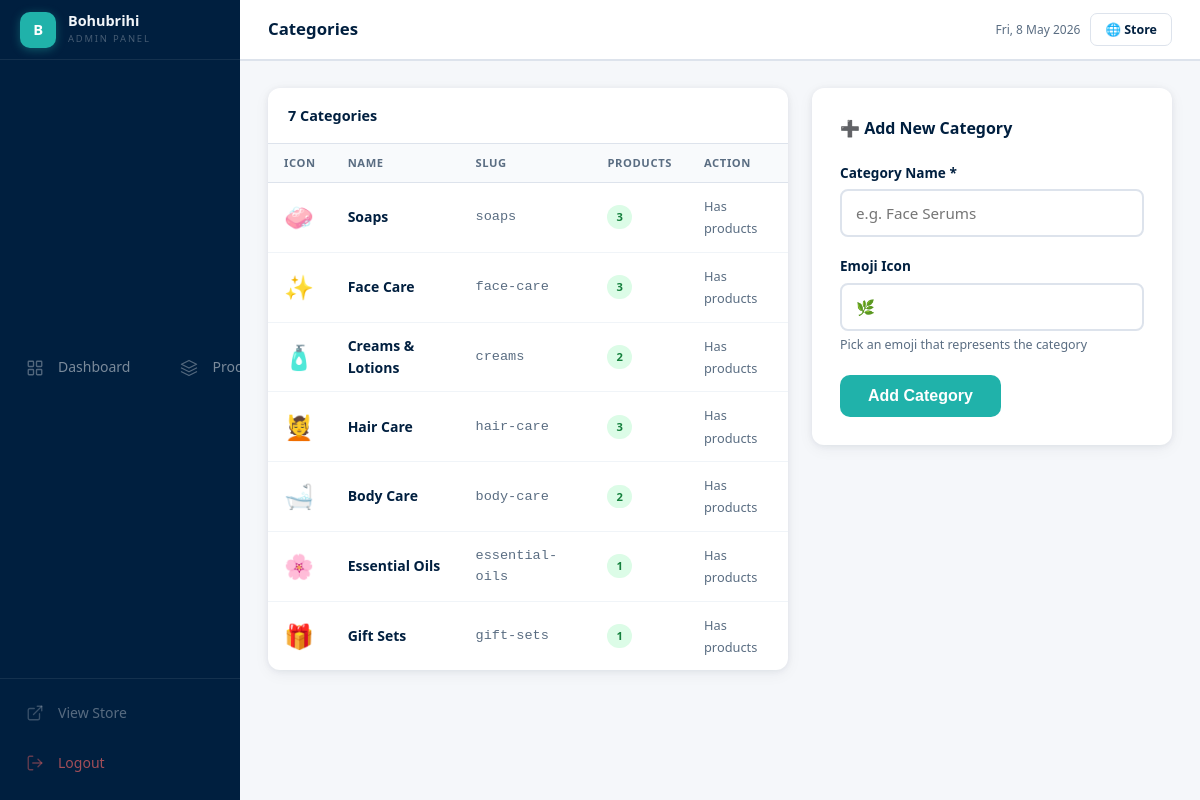
The app's page /admin/categories (signed in) with its own data.
### app.py (models this page shows)
class Category(db.Model):
    id = db.Column(db.Integer, primary_key=True)
    name = db.Column(db.String(100), nullable=False, unique=True)
    slug = db.Column(db.String(100), nullable=False, unique=True)
    icon = db.Column(db.String(10), default='🌿')
    sort_order = db.Column(db.Integer, default=0)
    products = db.relationship('Product', backref='category', lazy=True)

### app.py (the view)
@app.route('/admin/categories')
@admin_required
def admin_categories():
    categories = Category.query.order_by(Category.sort_order).all()
    return render_template('admin/categories.html', categories=categories)

### app.py (called while the page is built)
def admin_required(f):
    from functools import wraps
    @wraps(f)
    def decorated(*args, **kwargs):
        if not session.get('admin_logged_in'):
            return redirect(url_for('admin_login'))
        return f(*args, **kwargs)
    return decorated

### templates/admin/categories.html (shortened to what this page needs)
{% extends 'admin/base.html' %}
{% block page_title %}Categories{% endblock %}
{% block content %}
<div style="display:grid; grid-template-columns:1fr 360px; gap:24px; align-items:start;">
  <div class="admin-table-wrap">
    <div class="admin-table-header">
      <h3>{{ categories|length }} Categories</h3>
    </div>
    <table>
      <thead>
        <tr>
          <th>Icon</th>
          <th>Name</th>
          <th>Slug</th>
          <th>Products</th>
          <th>Action</th>
        </tr>
      </thead>
      <tbody>
        {% for cat in categories %}
        <tr>
          <td style="font-size:1.5rem;">{{ cat.icon }}</td>
          <td style="font-weight:700; color:var(--navy);">{{ cat.name }}</td>
          <td style="color:var(--muted); font-size:.85rem; font-family:monospace;">{{ cat.slug }}</td>
          <td>
            <span class="badge {% if cat.products|length > 0 %}badge-green{% else %}badge-yellow{% endif %}">
              {{ cat.products|length }}
            </span>
          </td>
          <td>
            {% if cat.products|length == 0 %}
            <form method="POST" action="{{ url_for('admin_delete_category', cid=cat.id) }}"
                  onsubmit="return confirm('Delete category {{ cat.name }}?')">
              <button type="submit" class="btn-sm btn-red">🗑 Delete</button>
            </form>
            {% else %}
            <span style="color:var(--muted); font-size:.8rem;">Has products</span>
            {% endif %}
          </td>
        </tr>
        {% endfor %}
      </tbody>
    </table>
  </div>
  <div style="background:#fff; border-radius:var(--radius); box-shadow:var(--shadow); padding:28px;">
    <h3 style="font-size:1rem; font-weight:700; color:var(--navy); margin-bottom:20px;">➕ Add New Category</h3>
    <form method="POST" action="{{ url_for('admin_add_category') }}">
      <div class="form-group">
        <label>Category Name *</label>
        <input type="text" name="name" required placeholder="e.g. Face Serums">
      </div>
      <div class="form-group">
        <label>Emoji Icon</label>
        <input type="text" name="icon" placeholder="🌿" maxlength="4" value="🌿">
        <small style="color:var(--muted); font-size:.78rem;">Pick an emoji that represents the category</small>
      </div>
      <button type="submit" class="btn btn-teal">Add Category</button>
    </form>
  </div>
</div>
{% endblock %}

### static/css/style.css (style rules this page uses)
:root { --teal: #20B2AA; --teal-dark: #1a9e96; --teal-dim: rgba(32,178,170,.12); --navy: #001F3F; --navy-mid: #0a3460; --lime: #ADFF2F; --lime-dark: #8fd400; --amber: #f59e0b; --red: #ef4444; --purple: #7c3aed; --pink: #ec4899; --bg: #f0f4f8; --card: #ffffff; --border: #dde3ec; --text: #0f1f2e; --muted: #5a6d82; --radius: 12px; --shadow: 0 1px 6px rgba(0,31,63,.07), 0 4px 16px rgba(0,31,63,.05); --shadow-lg: 0 8px 32px rgba(0,31,63,.13); }
*, *::before, *::after { box-sizing: border-box; margin: 0; padding: 0; }
body { font-family: 'Segoe UI', system-ui, -apple-system, sans-serif; background: var(--bg); color: var(--text); line-height: 1.6; }
button { cursor: pointer; border: none; }
.btn { display: inline-flex; align-items: center; gap: 8px; padding: 12px 28px; border-radius: 10px; font-weight: 600; font-size: 1rem; transition: all .2s; }
.form-group { margin-bottom: 18px; }
.form-group label { display: block; font-size: .85rem; font-weight: 600; color: var(--navy); margin-bottom: 6px; }
.form-group input, .form-group textarea, .form-group select { width: 100%; padding: 12px 14px; border: 2px solid var(--border); border-radius: 8px; font-size: .95rem; outline: none; transition: border-color .2s; font-family: inherit; }
:root { --sidebar-w: 240px; --topbar-h: 60px; --admin-bg: #f5f7fa; }
.admin-table-wrap { background: #fff; border-radius: 12px; box-shadow: var(--shadow); overflow: hidden; margin-bottom: 24px; }
.admin-table-header { padding: 16px 20px; border-bottom: 1px solid var(--border); display: flex; justify-content: space-between; align-items: center; }
.admin-table-header h3 { font-size: .9rem; font-weight: 700; color: var(--navy); }
table { width: 100%; border-collapse: collapse; }
thead th { text-align: left; padding: 10px 16px; font-size: .7rem; font-weight: 700; color: var(--muted); text-transform: uppercase; letter-spacing: .6px; background: #f8fafc; border-bottom: 1px solid var(--border); white-space: nowrap; }
tbody td { padding: 12px 16px; border-bottom: 1px solid #f0f4f8; font-size: .875rem; }
tbody tr:last-child td { border-bottom: none; }
.badge { display: inline-block; padding: 3px 9px; border-radius: 100px; font-size: .7rem; font-weight: 700; letter-spacing: .2px; }
.badge-green { background: #dcfce7; color: #15803d; }
.btn-teal { background: var(--teal); color: #fff; }

### records on screen
Category: icon "🧼", name "Soaps", slug "soaps", products|length "3"
Category: icon "✨", name "Face Care", slug "face-care", products|length "3"
Category: icon "🧴", name "Creams & Lotions", slug "creams", products|length "2"
Category: icon "💆", name "Hair Care", slug "hair-care", products|length "3"
Category: icon "🛁", name "Body Care", slug "body-care", products|length "2"
Category: icon "🌸", name "Essential Oils", slug "essential-oils", products|length "1"
Category: icon "🎁", name "Gift Sets", slug "gift-sets", products|length "1"

### other values on screen
{{ categories|length }} "7"
